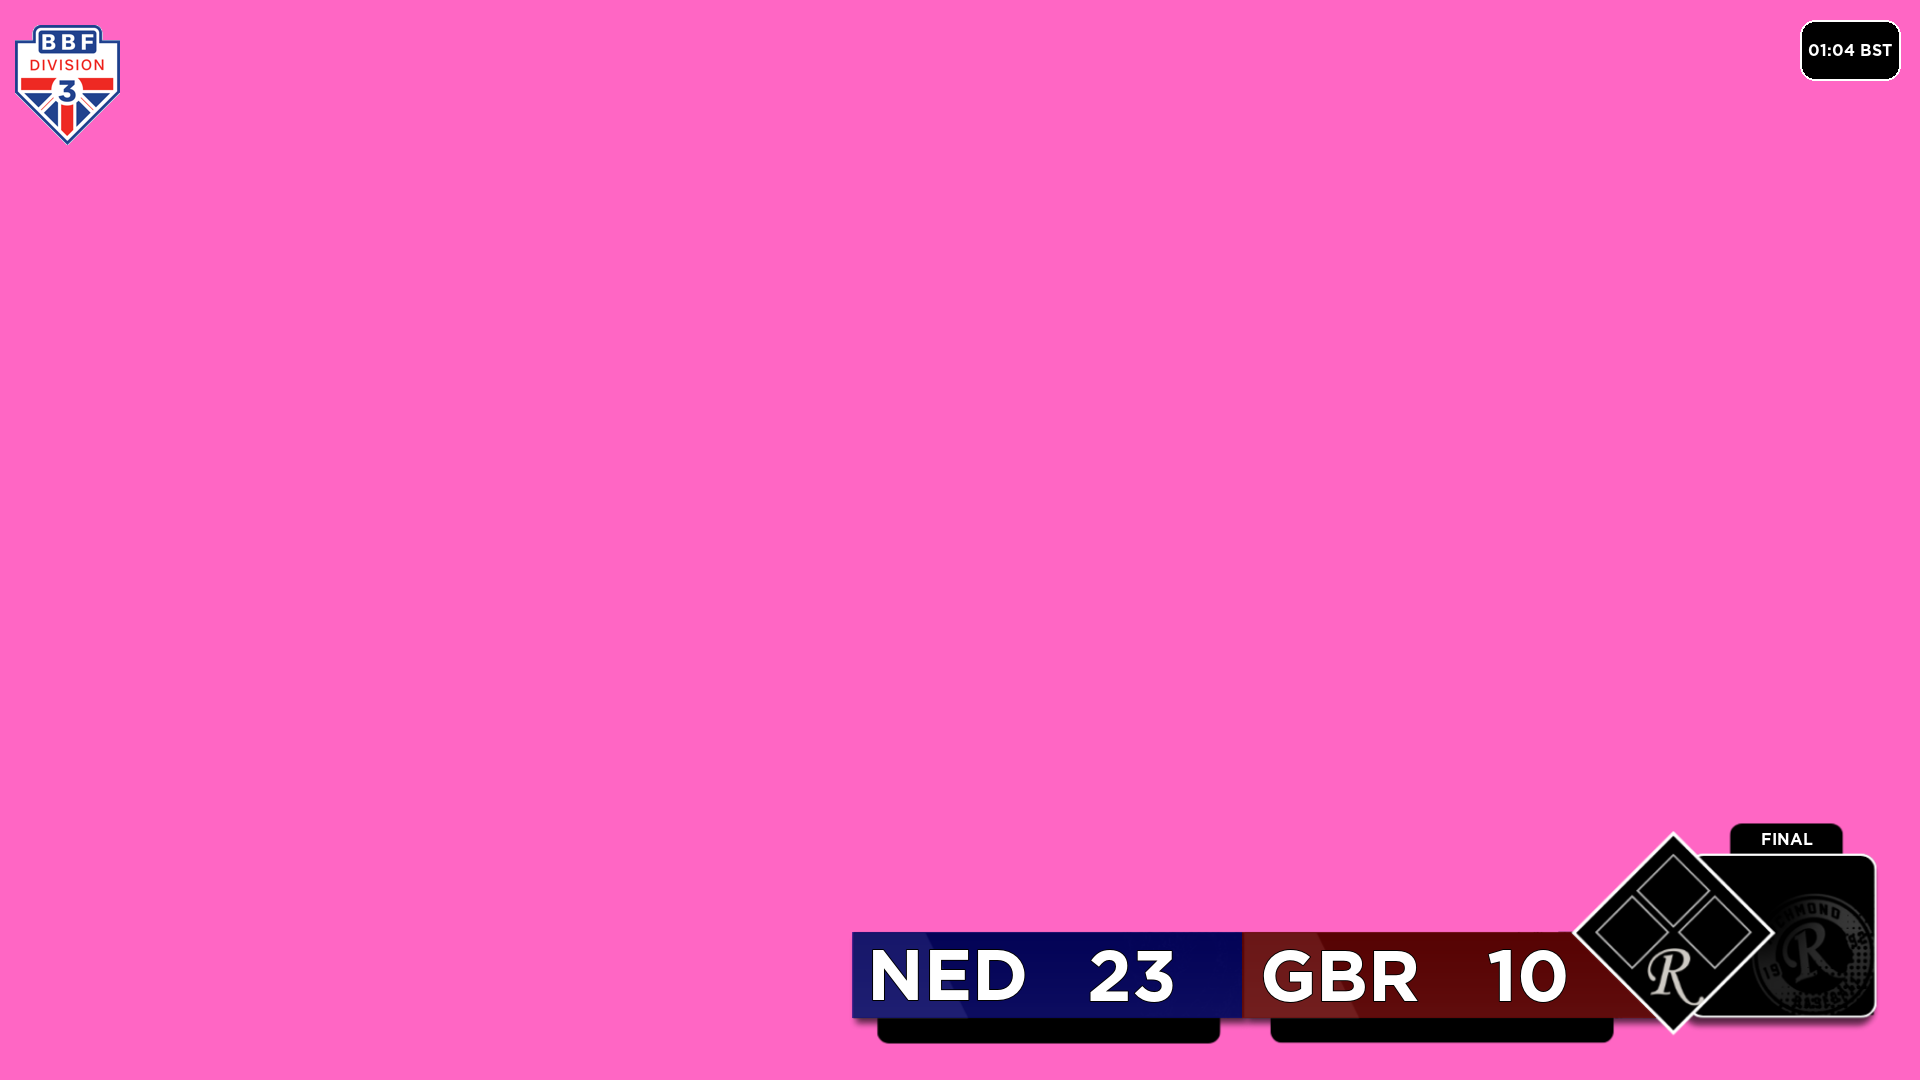

Recreate this plot in Python.
import sys
import time
import requests
import json
from PIL import Image, ImageDraw, ImageFont
from datetime import datetime
from zoneinfo import ZoneInfo
from urllib.parse import urlparse
import os
import subprocess
import tempfile

POLL_INTERVAL = 3
OUTPUT_FILE = "scorebug.png"
TEMPLATE_FILE = "template.png"
FB = "/dev/fb0"

WIDTH = 1920
HEIGHT = 1080
HDMI_WIDTH = WIDTH
HDMI_HEIGHT = HEIGHT


FRAME_FILE = tempfile.gettempdir() + "/scorebug.frame"
TEMP_FRAME_FILE = tempfile.gettempdir() + "/scorebug.frame.tmp"

STATUS_TIMEOUT = 120

status_timer = 0

try:
    with open("/sys/class/graphics/fb0/virtual_size") as f:
        WIDTH, HEIGHT = map(int, f.read().split(","))
except:
    print("Couldn't Load Frame Buffer")

print(f"Image is {WIDTH}x{HEIGHT}")

INNINGS = ["PRE", "1st", "2nd", "3rd", "4th", "5th", "6th", "7th", "8th", "9th"]


try:
    font_large = ImageFont.truetype("Gotham-Bold.otf", 72)
    font_medium = ImageFont.truetype("Gotham-Book.otf", 42)
    font_small = ImageFont.truetype("Gotham-Bold.otf", 16)
    lineup_medium = ImageFont.truetype("Gotham-Book.otf", 56)
    lineup_small = ImageFont.truetype("Gotham-Book.otf", 24)
except:
    font_large = ImageFont.load_default(72)
    font_medium = ImageFont.load_default(42)
    font_small = ImageFont.load_default(16)
    lineup_medium = ImageFont.load_default(56)
    lineup_small = ImageFont.load_default(24)


def get_latest_play(game_id):
    url = f"https://game.wbsc.org/gamedata/{game_id}/latest.json"

    response = requests.get(url, timeout=10)
    response.raise_for_status()

    return int(response.text.strip())


def get_play(game_id, play_number):
    url = f"https://game.wbsc.org/gamedata/{game_id}/play{play_number}.json"
    print(url)
    response = requests.get(url, timeout=10)
    response.raise_for_status()

    return response.json()


def batting_avg(ab, h):
    ab = int(ab)
    h = int(h)

    if ab == 0:
        return ".000"

    return f"{h / ab:.3f}".lstrip("0")


def occupied(value):
    return value not in (0, "0", None, "")


def get_inning(inning):
    try:
        return INNINGS[int(inning)]
    except:
        return inning


def image_logic(url):

    if url == "":
        return None

    basename = os.path.basename(urlparse(url).path)

    if basename == "default-player.jpg":
        return None

    image_path = os.path.join("images", basename)

    # Check if already cached
    if os.path.exists(image_path):
        return image_path

    # Ensure images directory exists
    os.makedirs("images", exist_ok=True)

    # Download and save
    response = requests.get(url, timeout=10)
    response.raise_for_status()

    with open(image_path, "wb") as f:
        f.write(response.content)

    return image_path


def draw_up_arrow(draw, x, y, size=10, fill="white"):
    points = [(x, y - size), (x + size, y + size), (x - size, y + size)]  # top

    draw.polygon(points, fill=fill)


def draw_down_arrow(draw, x, y, size=10, fill="white"):
    points = [(x - size, y - size), (x + size, y - size), (x, y + size)]

    draw.polygon(points, fill=fill)


def get_lineups(payload):
    lineups = {"away": [], "home": []}

    seen = set()

    for key, player in reversed(payload["boxscore"].items()):
        # Skip pitcher stat rows

        # WBSC keys: 1010 = away batting 1st, 1090 = away batting 9th
        #            2010 = home batting 1st, 2090 = home batting 9th
        if len(key) < 3:
            continue

        team_side = key[0]
        batting_order = int(key[2])

        if batting_order < 1 or batting_order > 9:
            continue

        if (team_side, batting_order) in seen:
            continue

        row = {
            "order": batting_order,
            "name": player.get("name", ""),
            "lastname": player.get("lastname", ""),
            "firstname": player.get("firstname", ""),
            "pos": player.get("POS", ""),
            "avg": player.get("AVG", ""),
            "season": player.get("SEASON", {}),
            "image": player.get("image", ""),
        }

        seen.add((team_side, batting_order))

        row["image"] = ""  # image_logic(row['image'])

        if team_side == "1":
            lineups["away"].append(row)
        elif team_side == "2":
            lineups["home"].append(row)

    lineups["away"].sort(key=lambda p: p["order"])
    lineups["home"].sort(key=lambda p: p["order"])

    return lineups


def get_pitchers(payload):
    pitchers = {"away": None, "home": None}

    for key, player in payload["boxscore"].items():
        if "PITCHES" not in player:
            continue

        if key.startswith("1"):
            pitchers["away"] = player

        elif key.startswith("2"):
            pitchers["home"] = player

    return pitchers


def render_lineup_sheet(payload, font_title, font_row, home_colour, away_colour):

    img = Image.new("RGBA", (1920, 1080), (255, 0, 255, 255))

    draw = ImageDraw.Draw(img)

    lineups = get_lineups(payload)

    pitchers = get_pitchers(payload)

    lineups["away"].append(None)
    lineups["home"].append(None)

    lineups["away"].append(pitchers["away"])
    lineups["home"].append(pitchers["home"])

    away_name = payload.get("eventaway", "AWAY")
    home_name = payload.get("eventhome", "HOME")

    # Main panel
    draw.rounded_rectangle(
        (270, 180, 1650, 950), radius=25, fill="#111", outline="#FFF", width=2
    )

    draw.rectangle((272, 200, 960, 260), fill="#" + away_colour)
    draw.rectangle((960, 200, 1648, 260), fill="#" + home_colour)
    # Titles
    draw.text(
        (605, 230),
        away_name,
        fill="white",
        font=font_title,
        anchor="mm",
        stroke_fill="#000",
        stroke_width=1,
    )
    draw.text(
        (1340, 230),
        home_name,
        fill="white",
        font=font_title,
        anchor="mm",
        stroke_fill="#000",
        stroke_width=1,
    )

    # Column headers
    draw.text((290, 285), "#", fill="#CCCCCC", font=font_row, anchor="lm")
    draw.text((340, 285), "POS", fill="#CCCCCC", font=font_row, anchor="lm")
    draw.text((420, 285), "PLAYER", fill="#CCCCCC", font=font_row, anchor="lm")

    draw.text((980, 285), "#", fill="#CCCCCC", font=font_row, anchor="lm")
    draw.text((1030, 285), "POS", fill="#CCCCCC", font=font_row, anchor="lm")
    draw.text((1100, 285), "PLAYER", fill="#CCCCCC", font=font_row, anchor="lm")

    start_y = 330
    row_gap = 55

    for i, player in enumerate(lineups["away"]):
        if player == None:
            continue
        y = start_y + i * row_gap
        draw.rounded_rectangle(
            (280, y - 20, 950, y + 20),
            fill="#" + away_colour + "CC",
            outline="#" + away_colour,
            width=1,
            radius=5,
        )
        if "PITCHES" in player:
            draw.text(
                (290, y),
                "Pitcher:",
                fill="white",
                font=font_row,
                anchor="lm",
                stroke_fill="#000",
                stroke_width=1,
            )
            draw.text(
                (420, y),
                f"{player["name"]} (ER: {player['SEASON']['PITCHER']} BB: {player['SEASON']['PITCHBB']} K: {player['SEASON']['PITCHSO']})",
                fill="white",
                font=font_row,
                anchor="lm",
                stroke_fill="#000",
                stroke_width=1,
            )

        else:
            draw.text(
                (290, y),
                str(player["order"]),
                fill="white",
                font=font_row,
                anchor="lm",
                stroke_fill="#000",
                stroke_width=1,
            )
            draw.text(
                (340, y),
                player["pos"],
                fill="white",
                font=font_row,
                anchor="lm",
                stroke_fill="#000",
                stroke_width=1,
            )
            draw.text(
                (420, y),
                f"{player["name"]} ({batting_avg(player['season']['AB'],player['season']['H'])} PA: {player['season']['PA']})",
                fill="white",
                font=font_row,
                anchor="lm",
                stroke_fill="#000",
                stroke_width=1,
            )

    for i, player in enumerate(lineups["home"]):
        if player == None:
            continue
        y = start_y + i * row_gap
        draw.rounded_rectangle(
            (970, y - 20, 1640, y + 20),
            fill="#" + home_colour + "CC",
            outline="#" + home_colour,
            width=1,
            radius=5,
        )
        if "PITCHES" in player:
            draw.text(
                (980, y),
                "Pitcher:",
                fill="white",
                font=font_row,
                anchor="lm",
                stroke_fill="#000",
                stroke_width=1,
            )
            draw.text(
                (1110, y),
                f"{player["name"]} (ER: {player['SEASON']['PITCHER']} BB: {player['SEASON']['PITCHBB']} K: {player['SEASON']['PITCHSO']})",
                fill="white",
                font=font_row,
                anchor="lm",
                stroke_fill="#000",
                stroke_width=1,
            )

        else:
            draw.text(
                (980, y),
                str(player["order"]),
                fill="white",
                font=font_row,
                anchor="lm",
                stroke_fill="#000",
                stroke_width=1,
            )
            draw.text(
                (1030, y),
                player["pos"],
                fill="white",
                font=font_row,
                anchor="lm",
                stroke_fill="#000",
                stroke_width=1,
            )
            draw.text(
                (1100, y),
                f"{player["name"]} ({batting_avg(player['season']['AB'],player['season']['H'])} PA: {player['season']['PA']})",
                fill="white",
                font=font_row,
                anchor="lm",
                stroke_fill="#000",
                stroke_width=1,
            )

    return img


def render_scorebug(payload, home_colour="000000", away_colour="FFFFFF"):
    global status_timer

    def draw_base(cx, cy, occupied=False):
        size = 32

        points = [(cx, cy - size), (cx + size, cy), (cx, cy + size), (cx - size, cy)]

        draw.polygon(points, fill="yellow" if occupied else "black")

    situation = payload["situation"]
    linescore = payload["linescore"]

    away = linescore["awaytotals"]
    away["colour"] = away_colour
    home = linescore["hometotals"]
    home["colour"] = home_colour

    away["name"] = payload["eventaway"]
    home["name"] = payload["eventhome"]

    inning = situation["inning"]

    inning_number, half = inning.split(".")

    inning_number = get_inning(inning_number)

    batter = {}
    pitcher = {}

    def batter_line(batter):
        line = []

        for type in ["2B", "3B", "HR", "K", "BB", "SF", "SB"]:
            if type == "2B":
                n = batter["DOUBLE"]
            elif type == "3B":
                n = batter["TRIPLE"]
            elif type == "HR":
                n = batter["HR"]
            # elif type == "RBI":
            #    n = batter['RBI']
            elif type == "K":
                n = batter["SO"]
            elif type == "BB":
                n = batter["BB"]
            elif type == "HBP":
                n = batter["HBP"]
            elif type == "SF":
                n = batter["SF"]
            elif type == "SB":
                n = batter["SB"]

            if n < 1:
                continue
            elif n > 1:
                line.append(f"{n} {type}")
            else:
                line.append(type)

        return ", ".join(line)

    for player_num in payload["boxscore"]:
        player = payload["boxscore"][player_num]
        if player["playerid"] == situation["batterid"] and "PITCHES" not in player:
            batter = player
            batter["order"] = str(int(player_num[1:3]))

            batter["line"] = batter_line(batter)
            continue
        if player["playerid"] == situation["pitcherid"] and "PITCHES" in player:
            pitcher = player
            continue

    pitcher["BALLS"] = pitcher["PITCHES"] - pitcher["STRIKES"]

    template = Image.open(TEMPLATE_FILE).convert("RGBA")

    overlay = Image.new("RGBA", template.size, (0, 0, 0, 0))
    draw = ImageDraw.Draw(overlay)

    # AWAY COLOUR
    draw.rectangle((852, 932, 1242, 1017), fill="#" + away["colour"] + "99")

    # HOME COLOUR
    draw.polygon(
        [(1242, 932), (1570, 932), (1655, 1017), (1242, 1017)],
        # draw.rectangle(
        #    (1242, 932, 1442,1015),
        fill="#" + home["colour"] + "99",
    )

    # Score
    draw.text(
        (867, 950),
        f"{away['name']}",
        fill="white",
        font=font_large,
        anchor="lt",
        align="left",
        stroke_fill="black",
        stroke_width=1,
    )
    draw.text(
        (1177, 950),
        f"{away['R']}",
        fill="white",
        font=font_large,
        anchor="rt",
        align="right",
        stroke_fill="black",
        stroke_width=1,
    )
    draw.text(
        (1260, 950),
        f"{home['name']}",
        fill="white",
        font=font_large,
        anchor="lt",
        align="left",
        stroke_fill="black",
        stroke_width=1,
    )
    draw.text(
        (1570, 950),
        f"{home['R']}",
        fill="white",
        font=font_large,
        anchor="rt",
        align="right",
        stroke_fill="black",
        stroke_width=1,
    )

    if situation["currentinning"] == "FINAL":
        draw.text(
            (1787, 845),
            "FINAL",
            fill="white",
            font=font_small,
            align="center",
            anchor="mb",
        )
    else:

        if (
            status_timer < STATUS_TIMEOUT
            and len(payload["platecount"]) > 0
            and payload["platecount"][0]["type"] == 0
        ):  # Basically if there isn't an AB going on
            status = payload["platecount"][0]["label"].split("<br>")
            away["player"] = status[0]
            home["player"] = status[1] if len(status) > 1 else ""
        elif half == "0":
            away["player"] = (
                f"{batter['order']}: {batter['POS'].split("/")[-1]} - {batter['lastname']} - ({batter['H']}-{batter['AB']}) {batter['line']}"
            )
            home["player"] = (
                f"P: {pitcher['lastname']} - {pitcher['PITCHIP']} ({pitcher['BALLS']}-{pitcher['STRIKES']})"
            )
            draw_up_arrow(draw, 1760, 885)
        else:
            home["player"] = (
                f"{batter['order']}: {batter['POS'].split("/")[-1]} - {batter['lastname']} - ({batter['H']}-{batter['AB']}) {batter['line']}"
            )
            away["player"] = (
                f"P: {pitcher['lastname']} - {pitcher['PITCHIP']} ({pitcher['BALLS']}-{pitcher['STRIKES']})"
            )
            draw_down_arrow(draw, 1760, 887)

        draw.text(
            (1790, 885),
            f"{inning_number}",
            fill="white",
            font=font_medium,
            align="center",
            anchor="lm",
        )

        # Outs
        draw.text(
            (1787, 845),
            f"{situation['outs']} OUTS",
            fill="white",
            font=font_small,
            anchor="mb",
            align="center",
        )

        # Count
        draw.text(
            (1800, 1000),
            f"{situation['balls']}-{situation['strikes']}",
            fill="white",
            font=font_medium,
            anchor="mb",
            align="center",
        )

        # Away Player
        draw.text(
            (890, 1030),
            f"{away['player']}",
            fill="white",
            font=font_small,
            anchor="lm",
            align="left",
        )

        # Home Player
        draw.text(
            (1280, 1030),
            f"{home['player']}",
            fill="white",
            font=font_small,
            anchor="lm",
            align="left",
        )

        # Bases
        first = occupied(situation["runner1"])
        second = occupied(situation["runner2"])
        third = occupied(situation["runner3"])

        # Second base
        draw_base(1673, 890, second)

        # Third base
        draw_base(1632, 931, third)

        # First base
        draw_base(1714, 932, first)
    status_timer = 0
    img = Image.alpha_composite(template, overlay)

    return img


last_game_mtime = 0


def load_game_if_changed():
    global last_game_mtime

    mtime = os.path.getmtime("game.json")
    if mtime != last_game_mtime:
        with open("game.json") as f:
            game = json.load(f)
        last_game_mtime = mtime
        return game

    return None


def get_team_colour(team, default):
    if not isinstance(team, dict):
        return default

    colour = team.get("colour", default)

    if not colour:
        return default

    return colour.replace("#", "")


def frame_buffer(img):
    img = img.resize((HDMI_WIDTH, HDMI_HEIGHT))

    with open(FB, "wb") as fb:
        fb.write(img.tobytes("raw", "BGRA"))


def rtmp_frame(img, width, height):

    if img.width != width or img.height != height:
        img = img.convert("RGBA").resize((width, height))
    frame = img.tobytes("raw", "BGRA")

    with open(TEMP_FRAME_FILE, "wb") as f:
        f.write(frame)

    os.replace(TEMP_FRAME_FILE, FRAME_FILE)


def main():
    global status_timer

    try:
        frame_buffer(Image.new("RGB", (1920, 1080), ("#FF66C4")))
    except:
        print("Cannot write to Buffer")

    last_play = 0

    while True:
        now = datetime.now(ZoneInfo("Europe/London"))
        clock = now.strftime("%H:%M %Z")

        new_game = load_game_if_changed()

        if new_game != None:
            game = new_game
            last_play = 0

        game_id = game["id"]
        competition_img = game["competition"]

        home = game["home"]
        away = game["away"]

        play_lock = game.get("play_lock", 0)

        try:
            latest_play = get_latest_play(game_id) if play_lock < 1 else play_lock

            finished_img = None

            if int(latest_play) > int(last_play) or status_timer >= STATUS_TIMEOUT:
                payload = get_play(game_id, latest_play)

                hc = get_team_colour(home, "FFFFFF")
                ac = get_team_colour(away, "000000")

                if int(latest_play) == 1:
                    finished_img = render_lineup_sheet(payload, lineup_medium, lineup_small, hc, ac)
                else:
                    finished_img = render_scorebug(payload, hc, ac)

                print(f"Updated graphic for play {latest_play}")

                last_play = latest_play
                finished_img.save(OUTPUT_FILE)

            if finished_img == None:
                finished_img = Image.open(OUTPUT_FILE)

            try:
                league_logo = Image.open(f"images/{competition_img}.png").convert(
                    "RGBA"
                )

                league_logo.thumbnail((120, 120))

                finished_img.paste(league_logo, (15, 25), league_logo)
            except:
                print(f"Could'nt work with {competition_img}")

            clock_draw = ImageDraw.Draw(finished_img)

            # AWAY COLOUR
            clock_draw.rounded_rectangle(
                (1800, 20, 1900, 80), fill="#000000", radius=15, outline="#FFF", width=2
            )
            clock_draw.text(
                (1850, 50),
                clock,
                fill="#FFF",
                anchor="mm",
                font=font_small,
                align="center",
            )

            try:
                frame_buffer(finished_img)
            except:
                finished_img.save(OUTPUT_FILE)

            rtmp_frame(
                finished_img,
                game.get("rtmp", {}).get("width", WIDTH),
                game.get("rtmp", {}).get("height", HEIGHT),
            )

        except Exception as e:
            print("Error:", e)

        time.sleep(POLL_INTERVAL)
        status_timer = status_timer + POLL_INTERVAL


if __name__ == "__main__":
    main()
